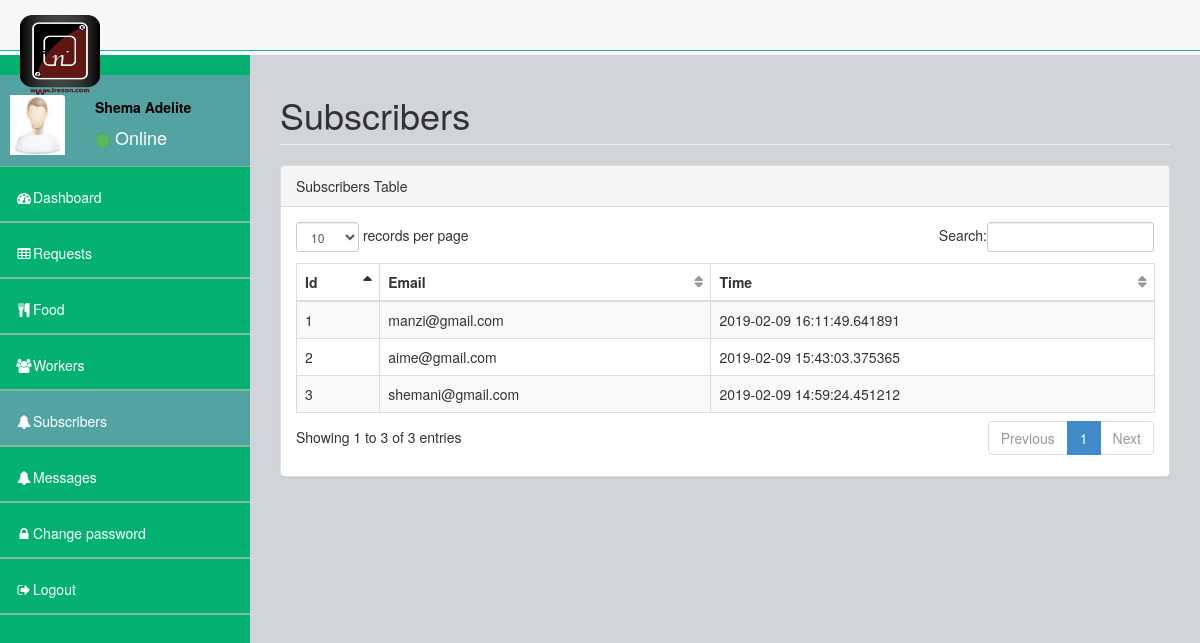
Page /subscribers.php (signed in) on the committed database.
### tables this page shows
CREATE TABLE `subscribers` (
  `Id` int(50) NOT NULL,
  `Email` varchar(255) NOT NULL,
  `Time` timestamp(6) NOT NULL DEFAULT CURRENT_TIMESTAMP
);

### subscribers.php (the view, shortened to what this page needs)
<?php
include('connection.php');
if(isset($_SESSION['Name']) && isset($_SESSION['Id']))
{
?>
<!DOCTYPE html>
<html>
<head>
    <link href="assets/plugins/bootstrap/bootstrap.css" rel="stylesheet" />
    <link href="assets/font-awesome/css/font-awesome.css" rel="stylesheet" />
    <link href="assets/plugins/pace/pace-theme-big-counter.css" rel="stylesheet" />
  <link href="assets/css/style.css" rel="stylesheet" />
      <link href="assets/css/main-style.css" rel="stylesheet" />
    <link href="assets/plugins/dataTables/dataTables.bootstrap.css" rel="stylesheet" />
</head>
<body>
    <div id="wrapper">
        <nav class="navbar navbar-default navbar-fixed-top" role="navigation" >
            <div class="navbar-header">
                <a class="navbar-brand" href="https://www.irezon.com/">
                    <img src="images/irezon.png" style="width:80px;height:80px;" />
                </a>
            </div>
        </nav>
        <nav class="navbar-default navbar-static-side" role="navigation">
            <div class="sidebar-collapse">
                <ul class="nav" id="side-menu">
                    <li>
                        <div class="user-section">
                            <div class="user-section-inner">
                                <img src="assets/img/user.jpg" alt="">
                            </div>
                            <div class="user-info">
                                <h5><strong><?php echo $_SESSION['Name'];?></strong></h5>
                                <div class="user-text-online">
                                    <span class="user-circle-online btn btn-success btn-circle "></span>&nbsp;Online
                                </div>
                            </div>
                        </div>
                    </li>
                    <li>
                        <a href="dashboard.php"><i class="fa fa-dashboard fa-fw"></i>Dashboard</a>
                    </li>
                    <li >
                        <a href="request_manage.php"><i class="fa fa-table fa-fw"></i>Requests</a>
                    </li>
                    <li >
                        <a href="food_manage.php"><i class="fa fa-cutlery fa-fw"></i>Food</a>
                    </li>
                    <li>
                        <a href="Workers_manage.php"><i class="fa fa-users fa-fw"></i>Workers</a>
                    </li>
                    <li>
                        <a href="subscribers.php" class="selected"><i class="fa fa-bell fa-fw"></i>Subscribers</a>
                    </li>
                    <li>
                        <a href="messages.php"><i class="fa fa-bell fa-fw"></i>Messages</a>
                    </li>
                    <li>
                        <a href="#" class="launch-modal" data-toggle="modal" data-target="#change_pass"><i class="fa fa-lock fa-fw" ></i>Change password</a>
                    </li>
                    <li>
                        <a href="logout.php"><i class="fa fa-sign-out fa-fw"></i>Logout</a>
                    </li>
                        </ul>
            </div>
        </nav>
        <div id="page-wrapper">
            <div class="row">
                <div class="col-lg-12">
                    <h1 class="page-header">Subscribers</h1>
                </div>
            </div>
            <div class="row">
                <div class="col-lg-12">
                    <div class="panel panel-default">
                        <div class="panel-heading">
                             Subscribers Table
                        </div>
                        <div class="panel-body">
                            <div class="table-responsive">
                                <table class="table table-striped table-bordered table-hover" id="dataTables-example">
                                    <thead>
                                        <tr>
                                            <th>Id</th>
                                            <th>Email</th>
                                            <th>Time</th>
                                        </tr>
                                    </thead>
                                    <tbody>
                                        <?php
                                            $sql = Mysqli_query($conn,"SELECT * FROM `subscribers` ORDER BY `Id` DESC");
                                            $count = 1;
                                            while ($row = Mysqli_fetch_array($sql)) {
                                            echo'<tr class="odd gradeX">';
                                            echo'<td>'.$count.'</td>';
                                            echo'<td>'.$row['Email'].'</td>';
                                            echo'<td>'.$row['Time'].'</td>';
                                            echo'</tr>';
                                            $count ++;
                                            }
                                        ?>
                                    </tbody>
                                </table>
                            </div>
                        </div>
                    </div>
                </div>
            </div>
        </div>
    </div>
</body>
</html>
<?php
}
else
{
    header('Location:login.php');
}
?>

### assets/css/style.css (style rules this page uses)
body { background-color: #f8f8f8; }
#wrapper { width: 100%; margin-top: 55px!important; background-color:#04B173; }
#page-wrapper { padding: 0 15px; min-height: 568px; background-color:rgb(209, 212, 216); }
.navbar-static-side ul li { border-bottom:1px solid #84B899 !important; }
@media (min-width:768px) { .navbar-static-side { z-index: 1; position: absolute; width: 250px; } }
table.dataTable thead .sorting, table.dataTable thead .sorting_asc:after, table.dataTable thead .sorting_desc, table.dataTable thead .sorting_asc_disabled, table.dataTable thead .sorting_desc_disabled { background: transparent; }
table.dataTable thead .sorting_asc:after { content: "\f0de"; float: right; font-family: fontawesome; }
table.dataTable thead .sorting:after { content: "\f0dc"; float: right; font-family: fontawesome; color: rgba(50,50,50,.5); }
.btn-circle { width: 30px; height: 30px; padding: 6px 0; border-radius: 15px; text-align: center; font-size: 12px; line-height: 1.428571429; }

### assets/css/main-style.css (style rules this page uses)
.user-section-inner { height: 65px; width: 65px; -moz-border-radius: 3px; -webkit-border-radius: 3px; border-radius: 3px; overflow: hidden; display: inline-block; float: left; margin-right: 15px; margin-top: 20px; }
.user-section-inner img { margin-left:10px; width:55px; height:60px; }
.user-info { display: block; color:#000!important; display: inline-block; padding: 15px; margin-bottom: 0px }
.user-text-online { font-size:18px; color:#fff }
.user-circle-online { width: 15px!important; height: 15px!important; }
.nav > li > a { padding: 20px 15px; }
#side-menu { background-color:#04B173; }
#side-menu a { color:#fff; border-bottom: 1px solid #84B899 !important; height: 55px; }
.selected { background-color:rgb(83, 163, 163); }
.navbar-brand { padding-left:20px; }
.navbar-brand img { height:30px; }
.navbar-default { border-color: #27A6BE; }
@media (min-width:768px) { #page-wrapper { position: inherit; margin: 0 0 0 250px; padding: 0 30px; min-height: 1000px; } }

### rows in the picture
subscribers: Email "manzi@gmail.com", Time "2019-02-09 16:11:49.641891"
subscribers: Email "aime@gmail.com", Time "2019-02-09 15:43:03.375365"
subscribers: Email "shemani@gmail.com", Time "2019-02-09 14:59:24.451212"

### other values in the picture
$_SESSION['Name'] "Shema Adelite"
